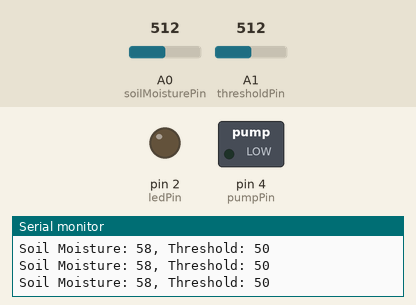
Simulated run of this sketch. Board: Arduino Uno, built with avr-gcc and run on an emulated ATmega328P. Parts: switched loads named in the sketch (green lamp = pin HIGH), output pins drawn as LEDs (lit = HIGH), the last lines printed to the serial monitor. Inputs (shaded band) come from the test bench; at power-on: A1 (thresholdPin) = 512, A0 (soilMoisturePin) = 512.

Above: at 1.3 s.
1.4 s: A1 (thresholdPin) set to 591
3.2 s: A1 (thresholdPin) set to 616
At 4.3 s:
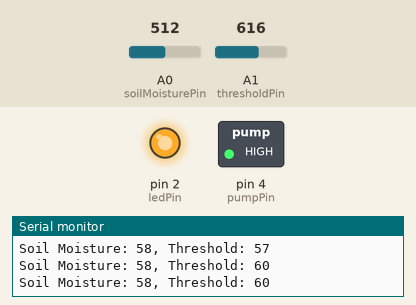
5.0 s: A1 (thresholdPin) set to 511
At 5.9 s:
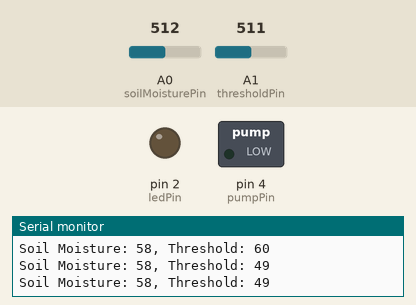
7.0 s: A1 (thresholdPin) set to 716
At 8.8 s:
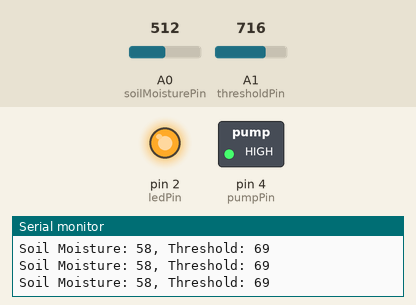
Timing chart, 0 to 10.0 s (numbered marks = the images above; inputs shaded):
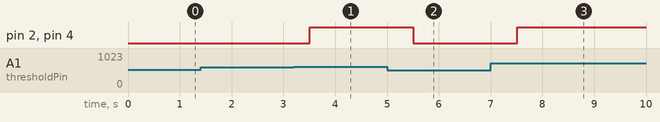

The sketch:

autowater.ino
```cpp
const int soilMoisturePin = A0;
const int ledPin = 2;
const int pumpPin = 4;
const int thresholdPin = A1;
const int debounceDelay = 2000;

bool isPumping = false;
unsigned long lastChangeTime = 0;

void setup() {
  pinMode(ledPin, OUTPUT);
  pinMode(pumpPin, OUTPUT);
  Serial.begin(9600);
}

void loop() {
  int soilMoistureValue = analogRead(soilMoisturePin);
  int thresholdValue = analogRead(thresholdPin);

  int normalizedSoilMoisture = map(soilMoistureValue, 0, 876, 0, 100);
  int normalizedThreshold = map(thresholdValue, 0, 1023, 0, 100);

  Serial.print("Soil Moisture: ");
  Serial.print(normalizedSoilMoisture);
  Serial.print(", Threshold: ");
  Serial.println(normalizedThreshold);

  unsigned long currentTime = millis();

  if ((currentTime - lastChangeTime) > debounceDelay) {
    if (normalizedSoilMoisture < normalizedThreshold && !isPumping) {
      digitalWrite(ledPin, HIGH);
      digitalWrite(pumpPin, HIGH);
      isPumping = true;
      lastChangeTime = currentTime;
    } else if (normalizedSoilMoisture >= normalizedThreshold && isPumping) {
      digitalWrite(ledPin, LOW);
      digitalWrite(pumpPin, LOW);
      isPumping = false;
      lastChangeTime = currentTime;
    }
  }

  delay(500);
}
```

Measured:
- the behaviour switches between 603 and 604 on A1 (thresholdPin) (found by bisection; images 0 and 1)
- after the input at 3.2 s, pin 2 (ledPin), pin 4 (pumpPin): LOW → HIGH after 0.31 s
- after the input at 5.0 s, pin 2 (ledPin), pin 4 (pumpPin): HIGH → LOW after 0.51 s
- after the input at 7.0 s, pin 2 (ledPin), pin 4 (pumpPin): LOW → HIGH after 0.51 s
